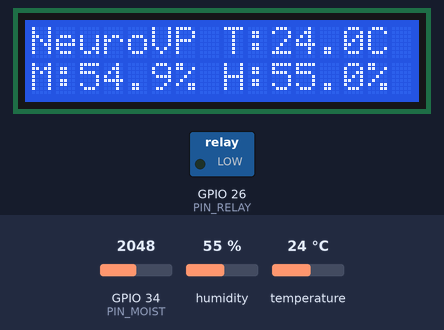
The sketch below on a simulated ESP32. Parts: 16×2 character LCD, switched loads named in the sketch (green lamp = pin HIGH). The inputs (shaded band) are chosen by the test bench; at power-on: GPIO 34 (PIN_MOIST) = 2048, humidity 55 %, temperature 24 °C. WiFi joins after 1.5 s; servers stay silent unless stated; the local clock reads 2024-03-15 10:24:30 at power-on unless the sketch sets it; no MQTT or app messages arrive unless stated.

Above: at 2.8 s.
2.9 s: GPIO 34 (PIN_MOIST) set to 2204
At 5.3 s:
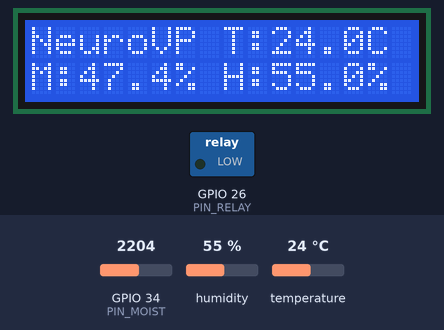
5.6 s: GPIO 34 (PIN_MOIST) set to 2290
At 7.3 s:
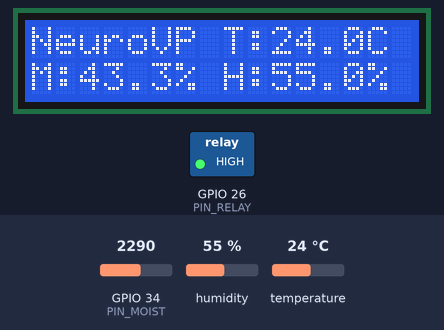
7.6 s: humidity set to 22 %
At 8.5 s:
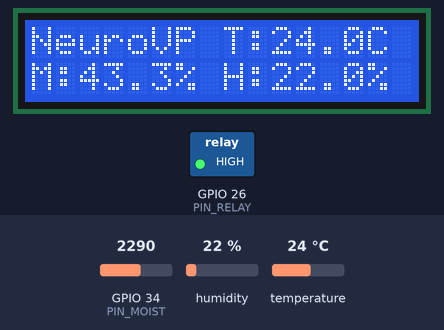
9.7 s: temperature set to 12 °C
At 10.6 s:
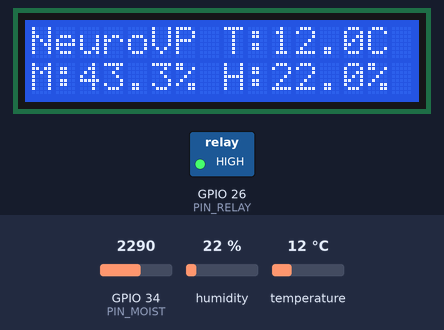
11.7 s: humidity set to 40 %
At 12.6 s:
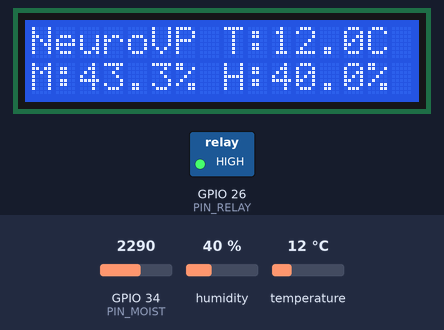
13.8 s: GPIO 34 (PIN_MOIST) set to 2047
At 14.7 s:
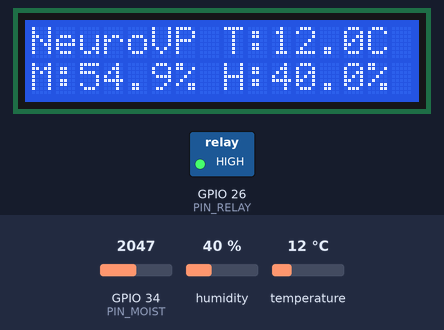
Timing chart, 0 to 16.8 s (numbered marks = the images above; inputs shaded):
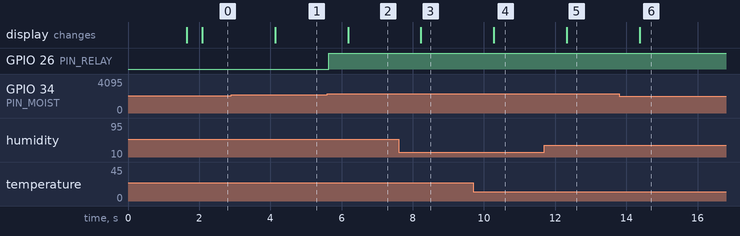

Measured:
- the behaviour switches between 2255 and 2256 on GPIO 34 (PIN_MOIST) (found by bisection; images 1 and 2)
- after the input at 2.9 s, the display: changes after 1.2 s (image 1)
- after the input at 5.6 s, GPIO 26 (PIN_RELAY): LOW → HIGH at once; the display: changes after 0.58 s (image 2)
- after the input at 7.6 s, the display: changes after 0.63 s (image 3)
- after the input at 9.7 s, the display: changes after 0.58 s (image 4)
- after the input at 11.7 s, the display: changes after 0.63 s (image 5)
- after the input at 13.8 s, the display: changes after 0.57 s (image 6)

The sketch:

DharaCore.ino
```cpp
#include <Arduino.h>
#include <WiFi.h>
#include <WiFiClientSecure.h>
#include <PubSubClient.h>
#include <DHT.h>
#include <Wire.h>
#include <LiquidCrystal_I2C.h>
#include <ArduinoJson.h>
#include <time.h>

#define PIN_MOIST     34
#define PIN_DHT       4
#define PIN_RELAY     26
#define DHT_TYPE      DHT22
#define LCD_ADDR      0x3F
#define LCD_COLS      16
#define LCD_ROWS      2

#define RAW_DRY       3200
#define RAW_WET       1100
#define THRESH_LOW    45.0f
#define THRESH_HIGH   60.0f
#define ALERT_MOIST   20.0f
#define ALERT_TEMP    38.0f
#define ALERT_HUM     20.0f

#define WIFI_SSID     "YOUR_WIFI_SSID"
#define WIFI_PASS     "YOUR_WIFI_PASSWORD"

#define MQ_HOST       "YOUR_CLUSTER.hivemq.cloud"
#define MQ_PORT       8883
#define MQ_USER       "YOUR_HIVEMQ_USER"
#define MQ_PASS       "YOUR_HIVEMQ_PASS"
#define MQ_CLIENT_ID  "dhara-esp32-v4"
#define T_SENS        "dharacore/sensors"
#define T_PUMP_CMD    "dharacore/pump/cmd"
#define T_ALERT       "dharacore/alerts"

#define TELE_MS       5000UL
#define OVR_TIMEOUT   300000UL
#define NTP_SERVER    "pool.ntp.org"
#define TZ_OFFSET_SEC 19800

DHT              _dht(PIN_DHT, DHT_TYPE);
LiquidCrystal_I2C _lcd(LCD_ADDR, LCD_COLS, LCD_ROWS);
WiFiClientSecure _wcs;
PubSubClient     _mq(_wcs);

float  _m = 50.0f, _t = 25.0f, _h = 50.0f;
bool   _pump      = false;
bool   _override  = false;
bool   _ovr_val   = false;
ulong  _ovr_ts    = 0;
ulong  _last_tele = 0;
ulong  _last_dht  = 0;
ulong  _last_draw = 0;
bool   _draw_page = false;

float _raw_pct(int r) {
  return constrain(
    (float)(RAW_DRY - r) / (float)(RAW_DRY - RAW_WET) * 100.0f,
    0.0f, 100.0f
  );
}

void _relay(bool on) {
  _pump = on;
  digitalWrite(PIN_RELAY, on ? HIGH : LOW);
}

String _ts() {
  struct tm ti;
  if (!getLocalTime(&ti)) return "1970-01-01T00:00:00Z";
  char b[25];
  strftime(b, sizeof(b), "%Y-%m-%dT%H:%M:%SZ", &ti);
  return String(b);
}

void _draw() {
  if (millis() - _last_draw < 2000) return;
  _last_draw = millis();

  // Row 0: NeuroVP T:XX.XC
  _lcd.setCursor(0, 0);
  _lcd.print("NeuroVP T:");
  _lcd.print(_t, 1);
  _lcd.print("C ");

  // Row 1: M:XX.X% H:XX.X%
  _lcd.setCursor(0, 1);
  _lcd.print("M:");
  _lcd.print(_m, 1);
  _lcd.print("% H:");
  _lcd.print(_h, 1);
  _lcd.print("% ");
}

void _mq_cb(char* topic, byte* payload, unsigned int len) {
  if (len == 0 || len > 256) return;
  char buf[257];
  memcpy(buf, payload, len);
  buf[len] = '\0';
  StaticJsonDocument<128> doc;
  if (deserializeJson(doc, buf) != DeserializationError::Ok) return;
  if (strcmp(topic, T_PUMP_CMD) == 0 && doc.containsKey("pump")) {
    _override = true;
    _ovr_val  = doc["pump"].as<bool>();
    _ovr_ts   = millis();
    _relay(_ovr_val);
  }
}

void _wifi_up() {
  if (WiFi.status() == WL_CONNECTED) return;
  WiFi.mode(WIFI_STA);
  WiFi.begin(WIFI_SSID, WIFI_PASS);
  for (int i = 0; i < 40 && WiFi.status() != WL_CONNECTED; i++) delay(500);
}

void _ntp_up() {
  configTime(TZ_OFFSET_SEC, 0, NTP_SERVER);
  struct tm ti;
  for (int i = 0; i < 10 && !getLocalTime(&ti); i++) delay(500);
}

void _mq_up() {
  if (_mq.connected()) return;
  _wcs.setInsecure();
  _mq.setServer(MQ_HOST, MQ_PORT);
  _mq.setCallback(_mq_cb);
  _mq.setKeepAlive(60);
  _mq.setSocketTimeout(10);
  for (int i = 0; i < 5 && !_mq.connected(); i++) {
    _mq.connect(MQ_CLIENT_ID, MQ_USER, MQ_PASS);
    if (!_mq.connected()) delay(1000);
  }
  if (_mq.connected()) _mq.subscribe(T_PUMP_CMD, 1);
}

void _publish() {
  if (!_mq.connected()) return;
  StaticJsonDocument<192> doc;
  doc["m"]    = round(_m * 10.0f) / 10.0f;
  doc["t"]    = round(_t * 10.0f) / 10.0f;
  doc["h"]    = round(_h * 10.0f) / 10.0f;
  doc["pump"] = _pump;
  doc["ts"]   = _ts();
  char buf[192];
  serializeJson(doc, buf);
  _mq.publish(T_SENS, buf, false);
}

void _pub_alert(const char* lvl, const char* msg) {
  if (!_mq.connected()) return;
  StaticJsonDocument<128> doc;
  doc["level"] = lvl;
  doc["msg"]   = msg;
  doc["ts"]    = _ts();
  char buf[128];
  serializeJson(doc, buf);
  _mq.publish(T_ALERT, buf, false);
}

void _check_alerts() {
  if (_m < ALERT_MOIST) _pub_alert("critical", "Critically low moisture - crop stress");
  if (_t > ALERT_TEMP)  _pub_alert("warning",  "High temperature - heat stress risk");
  if (_h < ALERT_HUM)   _pub_alert("warning",  "Low humidity - high evapotranspiration");
}

void setup() {
  Serial.begin(115200);
  pinMode(PIN_RELAY, OUTPUT);
  pinMode(PIN_MOIST, INPUT);
  digitalWrite(PIN_RELAY, LOW);
  _dht.begin();
  Wire.begin(18, 19);
  _lcd.init();
  _lcd.backlight();
  _lcd.setCursor(0, 0);
  _lcd.print("    NeuroVP     ");
  _lcd.setCursor(0, 1);
  _lcd.print("Initializing...");
  _wifi_up();
  if(WiFi.status() == WL_CONNECTED) {
    _ntp_up();
    _mq_up();
  }
  _lcd.clear();
}

ulong _last_wifi_retry = 0;

void loop() {
  // 1. Non-blocking Wi-Fi reconnect (try every 10 seconds if disconnected)
  if (WiFi.status() != WL_CONNECTED) {
    if (millis() - _last_wifi_retry > 10000) {
      _last_wifi_retry = millis();
      WiFi.begin(WIFI_SSID, WIFI_PASS);
    }
  } else {
    // 2. Only process MQTT if Wi-Fi is connected
    if (!_mq.connected()) _mq_up();
    _mq.loop();
  }

  // 3. Clear override if timeout
  if (_override && (millis() - _ovr_ts > OVR_TIMEOUT)) _override = false;

  // 4. ALWAYS read soil moisture (even offline)
  _m = _raw_pct(analogRead(PIN_MOIST));

  // 5. ALWAYS read DHT (even offline)
  if (millis() - _last_dht > 2000) {
    float ht = _dht.readTemperature();
    float hh = _dht.readHumidity();
    if (!isnan(ht) && ht >= -40.0f && ht <= 80.0f)  _t = ht;
    if (!isnan(hh) && hh >=   0.0f && hh <= 100.0f) _h = hh;
    _last_dht = millis();
  }

  // 6. Automatic irrigation logic
  if (!_override) {
    if      (_m < THRESH_LOW)  _relay(true);
    else if (_m > THRESH_HIGH) _relay(false);
  }

  // 7. ALWAYS update the LCD
  _draw();

  // 8. Publish telemetry if connected
  if (WiFi.status() == WL_CONNECTED && millis() - _last_tele >= TELE_MS) {
    _last_tele = millis();
    _publish();
    _check_alerts();
  }

  delay(100);
}
```
